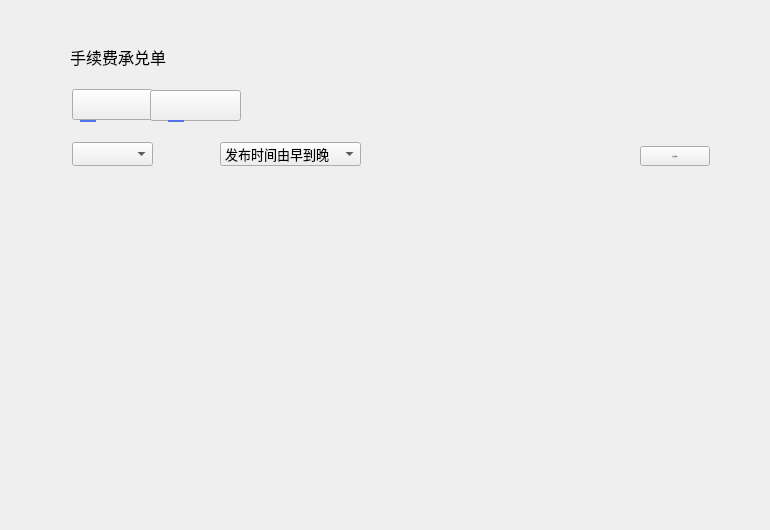
<?xml version="1.0" encoding="UTF-8"?>
<ui version="4.0">
 <class>PoundageWidget</class>
 <widget class="QWidget" name="PoundageWidget">
  <property name="geometry">
   <rect>
    <x>0</x>
    <y>0</y>
    <width>770</width>
    <height>530</height>
   </rect>
  </property>
  <property name="font">
   <font>
    <family>微软雅黑</family>
   </font>
  </property>
  <property name="windowTitle">
   <string>Form</string>
  </property>
  <widget class="QStackedWidget" name="stackedWidget">
   <property name="geometry">
    <rect>
     <x>0</x>
     <y>173</y>
     <width>770</width>
     <height>350</height>
    </rect>
   </property>
  </widget>
  <widget class="QLabel" name="title_label">
   <property name="geometry">
    <rect>
     <x>70</x>
     <y>44</y>
     <width>200</width>
     <height>26</height>
    </rect>
   </property>
   <property name="font">
    <font>
     <pointsize>12</pointsize>
     <kerning>true</kerning>
    </font>
   </property>
   <property name="text">
    <string>手续费承兑单</string>
   </property>
  </widget>
  <widget class="QComboBox" name="comboBox_coinType">
   <property name="geometry">
    <rect>
     <x>72</x>
     <y>142</y>
     <width>81</width>
     <height>24</height>
    </rect>
   </property>
   <property name="font">
    <font>
     <pointsize>10</pointsize>
    </font>
   </property>
  </widget>
  <widget class="QToolButton" name="toolButton_publishPoundage">
   <property name="geometry">
    <rect>
     <x>640</x>
     <y>146</y>
     <width>70</width>
     <height>20</height>
    </rect>
   </property>
   <property name="font">
    <font>
     <family>Microsoft YaHei UI Light</family>
     <pointsize>-1</pointsize>
     <weight>6</weight>
     <italic>false</italic>
     <bold>false</bold>
    </font>
   </property>
   <property name="cursor">
    <cursorShape>PointingHandCursor</cursorShape>
   </property>
   <property name="styleSheet">
    <string notr="true">font: 50 10px &quot;Microsoft YaHei UI Light&quot;;</string>
   </property>
   <property name="text">
    <string>发行承兑单</string>
   </property>
  </widget>
  <widget class="QComboBox" name="comboBox_sortType">
   <property name="geometry">
    <rect>
     <x>220</x>
     <y>142</y>
     <width>141</width>
     <height>24</height>
    </rect>
   </property>
   <property name="font">
    <font>
     <pointsize>10</pointsize>
    </font>
   </property>
   <item>
    <property name="text">
     <string>发布时间由早到晚</string>
    </property>
   </item>
   <item>
    <property name="text">
     <string>发布时间由晚到早</string>
    </property>
   </item>
  </widget>
  <widget class="QToolButton" name="toolButton_allPoundage">
   <property name="geometry">
    <rect>
     <x>72</x>
     <y>89</y>
     <width>81</width>
     <height>31</height>
    </rect>
   </property>
   <property name="sizePolicy">
    <sizepolicy hsizetype="Preferred" vsizetype="Preferred">
     <horstretch>0</horstretch>
     <verstretch>0</verstretch>
    </sizepolicy>
   </property>
   <property name="font">
    <font>
     <pointsize>14</pointsize>
    </font>
   </property>
   <property name="cursor">
    <cursorShape>PointingHandCursor</cursorShape>
   </property>
   <property name="styleSheet">
    <string notr="true"/>
   </property>
   <property name="text">
    <string/>
   </property>
   <property name="toolButtonStyle">
    <enum>Qt::ToolButtonTextOnly</enum>
   </property>
  </widget>
  <widget class="QToolButton" name="toolButton_myPoundage">
   <property name="geometry">
    <rect>
     <x>150</x>
     <y>90</y>
     <width>91</width>
     <height>31</height>
    </rect>
   </property>
   <property name="sizePolicy">
    <sizepolicy hsizetype="Preferred" vsizetype="Preferred">
     <horstretch>0</horstretch>
     <verstretch>0</verstretch>
    </sizepolicy>
   </property>
   <property name="font">
    <font>
     <pointsize>14</pointsize>
    </font>
   </property>
   <property name="cursor">
    <cursorShape>PointingHandCursor</cursorShape>
   </property>
   <property name="text">
    <string/>
   </property>
   <property name="toolButtonStyle">
    <enum>Qt::ToolButtonTextOnly</enum>
   </property>
  </widget>
  <widget class="QLabel" name="label">
   <property name="geometry">
    <rect>
     <x>72</x>
     <y>89</y>
     <width>81</width>
     <height>31</height>
    </rect>
   </property>
   <property name="text">
    <string>最新</string>
   </property>
  </widget>
  <widget class="QLabel" name="label_2">
   <property name="geometry">
    <rect>
     <x>150</x>
     <y>90</y>
     <width>111</width>
     <height>31</height>
    </rect>
   </property>
   <property name="text">
    <string>我发起的</string>
   </property>
  </widget>
  <widget class="QFrame" name="frame">
   <property name="geometry">
    <rect>
     <x>80</x>
     <y>120</y>
     <width>16</width>
     <height>2</height>
    </rect>
   </property>
   <property name="styleSheet">
    <string notr="true">background-color: rgb(84, 116, 235);
border:none;</string>
   </property>
   <property name="frameShape">
    <enum>QFrame::HLine</enum>
   </property>
   <property name="frameShadow">
    <enum>QFrame::Raised</enum>
   </property>
   <property name="lineWidth">
    <number>2</number>
   </property>
  </widget>
  <widget class="QFrame" name="frame_2">
   <property name="geometry">
    <rect>
     <x>168</x>
     <y>120</y>
     <width>16</width>
     <height>2</height>
    </rect>
   </property>
   <property name="styleSheet">
    <string notr="true">background-color: rgb(84, 116, 235);
border:none;</string>
   </property>
   <property name="frameShape">
    <enum>QFrame::HLine</enum>
   </property>
   <property name="frameShadow">
    <enum>QFrame::Raised</enum>
   </property>
   <property name="lineWidth">
    <number>2</number>
   </property>
  </widget>
  <zorder>label_2</zorder>
  <zorder>label</zorder>
  <zorder>stackedWidget</zorder>
  <zorder>title_label</zorder>
  <zorder>comboBox_coinType</zorder>
  <zorder>toolButton_publishPoundage</zorder>
  <zorder>comboBox_sortType</zorder>
  <zorder>toolButton_allPoundage</zorder>
  <zorder>toolButton_myPoundage</zorder>
  <zorder>frame</zorder>
  <zorder>frame_2</zorder>
 </widget>
 <resources/>
 <connections/>
</ui>
